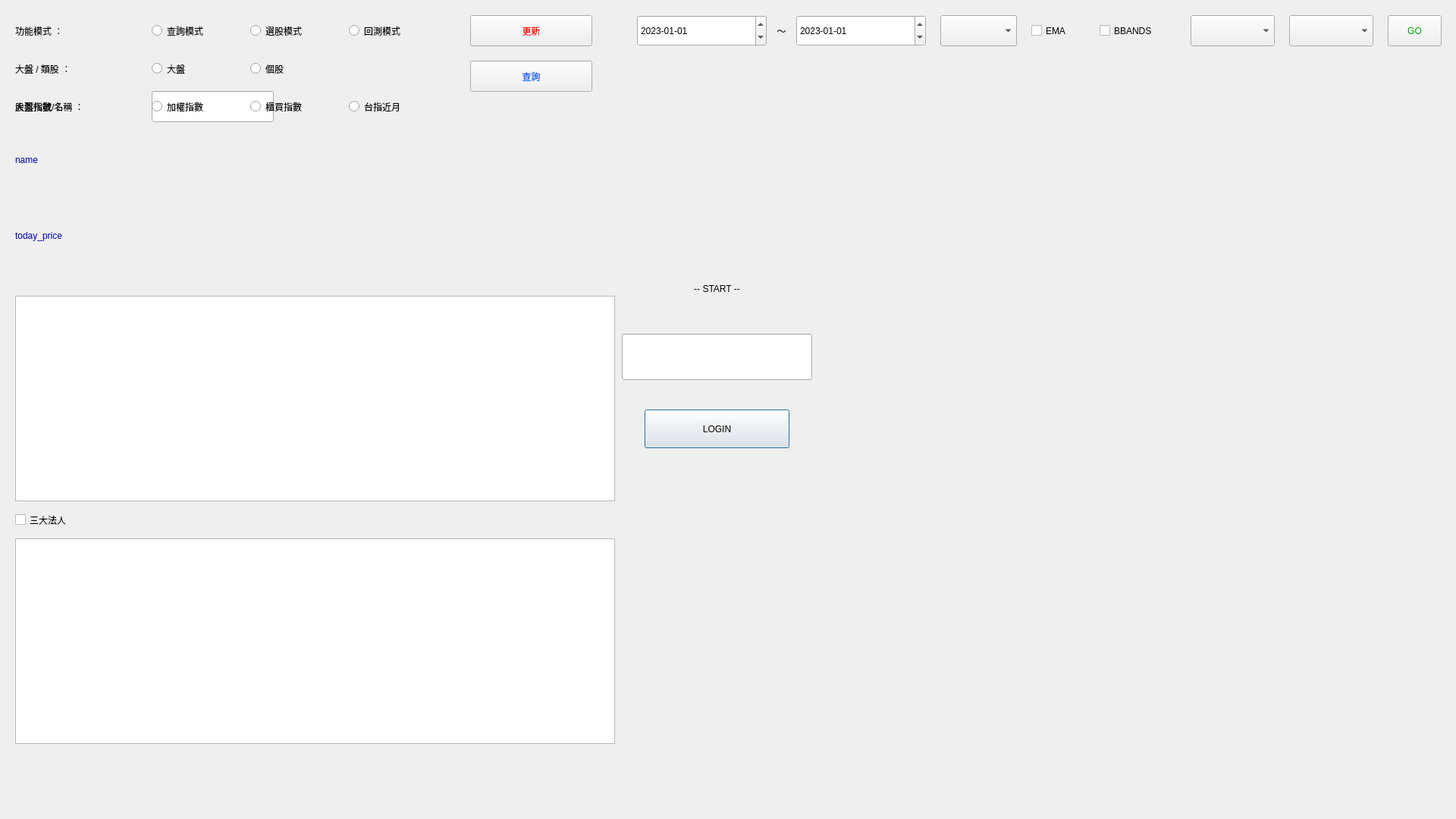
<?xml version="1.0" encoding="UTF-8"?>
<ui version="4.0">
 <class>Dialog</class>
 <widget class="QDialog" name="Dialog">
  <property name="geometry">
   <rect>
    <x>0</x>
    <y>0</y>
    <width>1920</width>
    <height>1080</height>
   </rect>
  </property>
  <property name="windowTitle">
   <string>my_stock_app</string>
  </property>
  <widget class="QLabel" name="label_start">
   <property name="geometry">
    <rect>
     <x>750</x>
     <y>340</y>
     <width>391</width>
     <height>81</height>
    </rect>
   </property>
   <property name="styleSheet">
    <string notr="true">font: 75 24pt &quot;微軟正黑體&quot;;</string>
   </property>
   <property name="text">
    <string>-- START --</string>
   </property>
   <property name="alignment">
    <set>Qt::AlignCenter</set>
   </property>
  </widget>
  <widget class="QPushButton" name="pushButton_login">
   <property name="geometry">
    <rect>
     <x>850</x>
     <y>540</y>
     <width>191</width>
     <height>51</height>
    </rect>
   </property>
   <property name="styleSheet">
    <string notr="true">font: 75 20pt &quot;微軟正黑體&quot;;</string>
   </property>
   <property name="text">
    <string>LOGIN</string>
   </property>
  </widget>
  <widget class="QLineEdit" name="lineEdit_password">
   <property name="geometry">
    <rect>
     <x>820</x>
     <y>440</y>
     <width>251</width>
     <height>61</height>
    </rect>
   </property>
   <property name="styleSheet">
    <string notr="true">font: 75 18pt &quot;微軟正黑體&quot;;</string>
   </property>
  </widget>
  <widget class="QLineEdit" name="lineEdit_stock">
   <property name="geometry">
    <rect>
     <x>200</x>
     <y>120</y>
     <width>161</width>
     <height>41</height>
    </rect>
   </property>
   <property name="styleSheet">
    <string notr="true">font: 75 16pt &quot;微軟正黑體&quot;;</string>
   </property>
  </widget>
  <widget class="QLabel" name="label_stock">
   <property name="geometry">
    <rect>
     <x>20</x>
     <y>120</y>
     <width>171</width>
     <height>41</height>
    </rect>
   </property>
   <property name="styleSheet">
    <string notr="true">font: 75 12pt &quot;微軟正黑體&quot;;</string>
   </property>
   <property name="text">
    <string>股票代號/名稱 ：</string>
   </property>
   <property name="alignment">
    <set>Qt::AlignLeading|Qt::AlignLeft|Qt::AlignVCenter</set>
   </property>
  </widget>
  <widget class="QPushButton" name="pushButton_search">
   <property name="geometry">
    <rect>
     <x>620</x>
     <y>80</y>
     <width>161</width>
     <height>41</height>
    </rect>
   </property>
   <property name="styleSheet">
    <string notr="true">font: 75 16pt &quot;微軟正黑體&quot;;
color: rgb(0, 85, 255);</string>
   </property>
   <property name="text">
    <string>查詢</string>
   </property>
  </widget>
  <widget class="QLabel" name="label_stock_mode">
   <property name="geometry">
    <rect>
     <x>20</x>
     <y>20</y>
     <width>171</width>
     <height>41</height>
    </rect>
   </property>
   <property name="styleSheet">
    <string notr="true">font: 75 12pt &quot;微軟正黑體&quot;;</string>
   </property>
   <property name="text">
    <string>功能模式 ：</string>
   </property>
   <property name="alignment">
    <set>Qt::AlignLeading|Qt::AlignLeft|Qt::AlignVCenter</set>
   </property>
  </widget>
  <widget class="QRadioButton" name="radioButton_mode_search">
   <property name="geometry">
    <rect>
     <x>200</x>
     <y>20</y>
     <width>131</width>
     <height>41</height>
    </rect>
   </property>
   <property name="styleSheet">
    <string notr="true">font: 75 12pt &quot;微軟正黑體&quot;;</string>
   </property>
   <property name="text">
    <string>查詢模式</string>
   </property>
  </widget>
  <widget class="QRadioButton" name="radioButton_mode_select">
   <property name="geometry">
    <rect>
     <x>330</x>
     <y>20</y>
     <width>131</width>
     <height>41</height>
    </rect>
   </property>
   <property name="styleSheet">
    <string notr="true">font: 75 12pt &quot;微軟正黑體&quot;;</string>
   </property>
   <property name="text">
    <string>選股模式</string>
   </property>
  </widget>
  <widget class="QRadioButton" name="radioButton_mode_test">
   <property name="geometry">
    <rect>
     <x>460</x>
     <y>20</y>
     <width>131</width>
     <height>41</height>
    </rect>
   </property>
   <property name="styleSheet">
    <string notr="true">font: 75 12pt &quot;微軟正黑體&quot;;</string>
   </property>
   <property name="text">
    <string>回測模式</string>
   </property>
  </widget>
  <widget class="QLabel" name="label_market_index">
   <property name="geometry">
    <rect>
     <x>20</x>
     <y>120</y>
     <width>171</width>
     <height>41</height>
    </rect>
   </property>
   <property name="styleSheet">
    <string notr="true">font: 75 12pt &quot;微軟正黑體&quot;;</string>
   </property>
   <property name="text">
    <string>大盤指數 ：</string>
   </property>
   <property name="alignment">
    <set>Qt::AlignLeading|Qt::AlignLeft|Qt::AlignVCenter</set>
   </property>
  </widget>
  <widget class="QRadioButton" name="radioButton_twse_index">
   <property name="geometry">
    <rect>
     <x>200</x>
     <y>120</y>
     <width>131</width>
     <height>41</height>
    </rect>
   </property>
   <property name="styleSheet">
    <string notr="true">font: 75 12pt &quot;微軟正黑體&quot;;</string>
   </property>
   <property name="text">
    <string>加權指數</string>
   </property>
  </widget>
  <widget class="QRadioButton" name="radioButton_otc_index">
   <property name="geometry">
    <rect>
     <x>330</x>
     <y>120</y>
     <width>131</width>
     <height>41</height>
    </rect>
   </property>
   <property name="styleSheet">
    <string notr="true">font: 75 12pt &quot;微軟正黑體&quot;;</string>
   </property>
   <property name="text">
    <string>櫃買指數</string>
   </property>
  </widget>
  <widget class="QRadioButton" name="radioButton_future_index">
   <property name="geometry">
    <rect>
     <x>460</x>
     <y>120</y>
     <width>131</width>
     <height>41</height>
    </rect>
   </property>
   <property name="styleSheet">
    <string notr="true">font: 75 12pt &quot;微軟正黑體&quot;;</string>
   </property>
   <property name="text">
    <string>台指近月</string>
   </property>
  </widget>
  <widget class="QTableView" name="tableView_stock_data">
   <property name="geometry">
    <rect>
     <x>20</x>
     <y>390</y>
     <width>791</width>
     <height>271</height>
    </rect>
   </property>
   <property name="frameShadow">
    <enum>QFrame::Plain</enum>
   </property>
  </widget>
  <widget class="QLabel" name="label_search_result">
   <property name="geometry">
    <rect>
     <x>20</x>
     <y>190</y>
     <width>621</width>
     <height>41</height>
    </rect>
   </property>
   <property name="styleSheet">
    <string notr="true">font: 75 12pt &quot;微軟正黑體&quot;;
color: rgb(0, 0, 173);</string>
   </property>
   <property name="text">
    <string>name</string>
   </property>
  </widget>
  <widget class="QRadioButton" name="radioButton_market">
   <property name="geometry">
    <rect>
     <x>200</x>
     <y>70</y>
     <width>131</width>
     <height>41</height>
    </rect>
   </property>
   <property name="styleSheet">
    <string notr="true">font: 75 12pt &quot;微軟正黑體&quot;;</string>
   </property>
   <property name="text">
    <string>大盤</string>
   </property>
  </widget>
  <widget class="QRadioButton" name="radioButton_stock">
   <property name="geometry">
    <rect>
     <x>330</x>
     <y>70</y>
     <width>131</width>
     <height>41</height>
    </rect>
   </property>
   <property name="styleSheet">
    <string notr="true">font: 75 12pt &quot;微軟正黑體&quot;;</string>
   </property>
   <property name="text">
    <string>個股</string>
   </property>
  </widget>
  <widget class="QLabel" name="label_target">
   <property name="geometry">
    <rect>
     <x>20</x>
     <y>70</y>
     <width>171</width>
     <height>41</height>
    </rect>
   </property>
   <property name="styleSheet">
    <string notr="true">font: 75 12pt &quot;微軟正黑體&quot;;</string>
   </property>
   <property name="text">
    <string>大盤 / 類股 ：</string>
   </property>
   <property name="alignment">
    <set>Qt::AlignLeading|Qt::AlignLeft|Qt::AlignVCenter</set>
   </property>
  </widget>
  <widget class="QLabel" name="label_search_result_2">
   <property name="geometry">
    <rect>
     <x>20</x>
     <y>240</y>
     <width>791</width>
     <height>141</height>
    </rect>
   </property>
   <property name="styleSheet">
    <string notr="true">font: 75 12pt &quot;微軟正黑體&quot;;
color: rgb(0, 0, 173);</string>
   </property>
   <property name="text">
    <string>today_price</string>
   </property>
  </widget>
  <widget class="QCheckBox" name="checkBox_corporation">
   <property name="geometry">
    <rect>
     <x>20</x>
     <y>670</y>
     <width>121</width>
     <height>31</height>
    </rect>
   </property>
   <property name="styleSheet">
    <string notr="true">font: 75 12pt &quot;微軟正黑體&quot;;</string>
   </property>
   <property name="text">
    <string>三大法人</string>
   </property>
  </widget>
  <widget class="QTableView" name="tableView_stock_data_2">
   <property name="geometry">
    <rect>
     <x>20</x>
     <y>710</y>
     <width>791</width>
     <height>271</height>
    </rect>
   </property>
   <property name="frameShadow">
    <enum>QFrame::Plain</enum>
   </property>
  </widget>
  <widget class="QPushButton" name="pushButton_update">
   <property name="geometry">
    <rect>
     <x>620</x>
     <y>20</y>
     <width>161</width>
     <height>41</height>
    </rect>
   </property>
   <property name="styleSheet">
    <string notr="true">font: 75 16pt &quot;微軟正黑體&quot;;
color: rgb(255, 0, 0);</string>
   </property>
   <property name="text">
    <string>更新</string>
   </property>
  </widget>
  <widget class="QLabel" name="label_date_to_date">
   <property name="geometry">
    <rect>
     <x>1010</x>
     <y>20</y>
     <width>41</width>
     <height>41</height>
    </rect>
   </property>
   <property name="styleSheet">
    <string notr="true">font: 75 16pt &quot;微軟正黑體&quot;;</string>
   </property>
   <property name="text">
    <string>～</string>
   </property>
   <property name="alignment">
    <set>Qt::AlignCenter</set>
   </property>
  </widget>
  <widget class="QDateEdit" name="dateEdit_start">
   <property name="geometry">
    <rect>
     <x>840</x>
     <y>20</y>
     <width>171</width>
     <height>41</height>
    </rect>
   </property>
   <property name="styleSheet">
    <string notr="true">font: 75 12pt &quot;微軟正黑體&quot;;</string>
   </property>
   <property name="minimumDate">
    <date>
     <year>2019</year>
     <month>3</month>
     <day>23</day>
    </date>
   </property>
   <property name="displayFormat">
    <string>yyyy-MM-dd</string>
   </property>
   <property name="date">
    <date>
     <year>2023</year>
     <month>1</month>
     <day>1</day>
    </date>
   </property>
  </widget>
  <widget class="QDateEdit" name="dateEdit_end">
   <property name="geometry">
    <rect>
     <x>1050</x>
     <y>20</y>
     <width>171</width>
     <height>41</height>
    </rect>
   </property>
   <property name="styleSheet">
    <string notr="true">font: 75 12pt &quot;微軟正黑體&quot;;</string>
   </property>
   <property name="minimumDate">
    <date>
     <year>2019</year>
     <month>3</month>
     <day>23</day>
    </date>
   </property>
   <property name="displayFormat">
    <string>yyyy-MM-dd</string>
   </property>
   <property name="date">
    <date>
     <year>2023</year>
     <month>1</month>
     <day>1</day>
    </date>
   </property>
  </widget>
  <widget class="QPushButton" name="pushButton_go">
   <property name="geometry">
    <rect>
     <x>1830</x>
     <y>20</y>
     <width>71</width>
     <height>41</height>
    </rect>
   </property>
   <property name="styleSheet">
    <string notr="true">font: 75 14pt &quot;微軟正黑體&quot;;
color: rgb(0, 170, 0);</string>
   </property>
   <property name="text">
    <string>GO</string>
   </property>
  </widget>
  <widget class="QComboBox" name="comboBox_ma">
   <property name="geometry">
    <rect>
     <x>1240</x>
     <y>20</y>
     <width>101</width>
     <height>41</height>
    </rect>
   </property>
   <property name="styleSheet">
    <string notr="true">font: 75 12pt &quot;微軟正黑體&quot;;</string>
   </property>
   <property name="currentText">
    <string/>
   </property>
  </widget>
  <widget class="QCheckBox" name="checkBox_ema">
   <property name="geometry">
    <rect>
     <x>1360</x>
     <y>20</y>
     <width>91</width>
     <height>41</height>
    </rect>
   </property>
   <property name="styleSheet">
    <string notr="true">font: 75 12pt &quot;微軟正黑體&quot;;</string>
   </property>
   <property name="text">
    <string>EMA</string>
   </property>
  </widget>
  <widget class="QComboBox" name="comboBox_technical_index_1">
   <property name="geometry">
    <rect>
     <x>1570</x>
     <y>20</y>
     <width>111</width>
     <height>41</height>
    </rect>
   </property>
   <property name="styleSheet">
    <string notr="true">font: 75 12pt &quot;微軟正黑體&quot;;</string>
   </property>
   <property name="currentText">
    <string/>
   </property>
  </widget>
  <widget class="QComboBox" name="comboBox_technical_index_2">
   <property name="geometry">
    <rect>
     <x>1700</x>
     <y>20</y>
     <width>111</width>
     <height>41</height>
    </rect>
   </property>
   <property name="styleSheet">
    <string notr="true">font: 75 12pt &quot;微軟正黑體&quot;;</string>
   </property>
   <property name="currentText">
    <string/>
   </property>
  </widget>
  <widget class="QCheckBox" name="checkBox_BBANDS">
   <property name="geometry">
    <rect>
     <x>1450</x>
     <y>20</y>
     <width>111</width>
     <height>41</height>
    </rect>
   </property>
   <property name="styleSheet">
    <string notr="true">font: 75 12pt &quot;微軟正黑體&quot;;</string>
   </property>
   <property name="text">
    <string>BBANDS</string>
   </property>
  </widget>
 </widget>
 <resources/>
 <connections/>
</ui>
